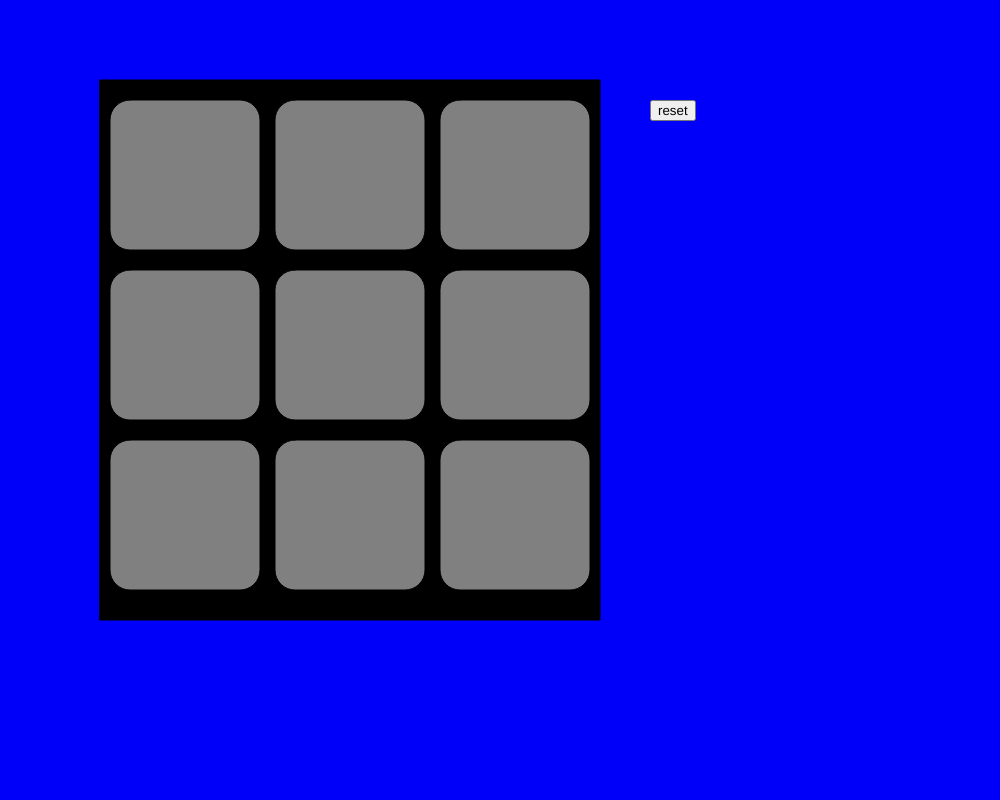
Frame 1 (no input)
Frame 60 (no input): identical to frame 1, image omitted
Frame 120 (the mouse pressed at the canvas centre since frame 60): identical to frame 1, image omitted

The p5.js sketch that drew this single still picture (run headless with seeded random() and noise() and a simulated clock; from frame 60 on, the mouse is pressed at the canvas centre):

// p5.js sketch
// ── sketch.js
let winner=0;
let block1 = 0
let block2 = 0
let block3 = 0
let block4 = 0
let block5 = 0
let block6 = 0
let block7 = 0
let block8 = 0
let block9 = 0
let resetButton;
let player = 1;
let winnerText="";
let drawText="";
let gameOver=false
function setup() {
  createCanvas(1000, 800);
resetButton= createButton ("reset")
resetButton.position(650,100);
resetButton.mousePressed(resetGame);


}
function draw() {
 if (player==1){
  background(0,0,250)
 }
 if(player ==2){
  background(250,0,0)
 }
  
  fill("black")
  rect(100, 80, 500, 540)
  fill("grey")

  //teken alle vakjes
 

  square(110, 100, 150, 20, 20, 20, 20)
  square(275, 100, 150, 20, 20, 20, 20)
  square(440, 100, 150, 20, 20, 20, 20)
  square(110, 270, 150, 20, 20, 20, 20)
  square(275, 270, 150, 20, 20, 20, 20)
  square(440, 270, 150, 20, 20, 20, 20)
  square(110, 440, 150, 20, 20, 20, 20)
  square(275, 440, 150, 20, 20, 20, 20)
  square(440, 440, 150, 20, 20, 20, 20)
 
  //als block1 == 1
  //teken op deze een X

  //als block1 gelijk is aan 2
  //Teken een O op  die plek


  //als block2 == 1
  //teken op deze een X

  //als block2 gelijk is aan 2
  //Teken een O op  die plek
  if (block1 == 1) {
    fill("blue")
    square(110, 100, 150, 20, 20, 20, 20)
  }
  if (block1 == 2) {
    fill("red")
    square(110, 100, 150, 20, 20, 20, 20)
  }
  if (block2 == 1) {
    fill("blue")
    square(275, 100, 150, 20, 20, 20, 20)
  }
  if (block2 == 2) {
    fill("red")
    square(275, 100, 150, 20, 20, 20, 20)
  }
  if (block3 == 1) {
    fill("blue")
    square(440, 100, 150, 20, 20, 20, 20)
  }
  if (block3 == 2) {
    fill("red")
    square(440, 100, 150, 20, 20, 20, 20)
  }
  if (block4 == 1) {
    fill("blue")
    square(110, 270, 150, 20, 20, 20, 20)
  }
  if (block4 == 2) {
    fill("red")
    square(110, 270, 150, 20, 20, 20, 20)
  }
  if (block5 == 1) {
    fill("blue")
    square(275, 270, 150, 20, 20, 20, 20)

  }
  if (block5 == 2) {
    fill("red")
    square(275, 270, 150, 20, 20, 20, 20)

  }
  if (block6 == 1) {
    fill("blue")
    square(440, 270, 150, 20, 20, 20, 20)
  }
  if (block6 == 2) {
    fill("red")
    square(440, 270, 150, 20, 20, 20, 20)
  }
  if (block7 == 1) {
    fill("blue")
    square(110, 440, 150, 20, 20, 20, 20)

  }
  if (block7 == 2) {
    fill("red")
    square(110, 440, 150, 20, 20, 20, 20)

  }
  if (block8 == 1) {
    fill("blue")
    square(275, 440, 150, 20, 20, 20, 20)
  }
  if (block8 == 2) {
    fill("red")
    square(275, 440, 150, 20, 20, 20, 20)
  }
  if (block9 == 1) {
    fill("blue")
    square(440, 440, 150, 20, 20, 20, 20)
  }
  if (block9 == 2) {
    fill("red")
    square(440, 440, 150, 20, 20, 20, 20)
  }
fill("white");
textSize(70);

if (winnerText != "") {
  text(winnerText, 200, 200);
} else if (drawText != "") {
  text(drawText, 200, 200);
}


 


}
function mouseClicked() {
  if (winner==0){

  
  let vakjeClicked = false;
  if (mouseY > 100 && mouseY < 250) {
    if (mouseX > 110 && mouseX < 260) {
      console.log("vakje 1")
      if (block1 == 0) {
        block1 = player;
        vakjeClicked = true;
      }
    }
  }

  if (mouseY > 100 && mouseY < 250) {

    if (mouseX > 275 && mouseX < 425) {
      console.log("vakje 2")
      if (block2 == 0) {
        block2 = player;
        vakjeClicked = true;
      }
    }
  }


  if (mouseY > 100 && mouseY < 250) {

    if (mouseX > 440 && mouseX < 590) {
      console.log("vakje 3")
      if (block3 == 0) {
        block3 = player;
        vakjeClicked = true;
      }
    }
  }
  if (mouseY > 270 && mouseY < 420) {
    if (mouseX > 110 && mouseX < 260){
      console.log("vakje 4")
    if (block4 == 0) {
      block4 = player;
      vakjeClicked = true;
    }
  }
}
  if (mouseY > 270 && mouseY < 420) {
    if (mouseX > 275 && mouseX < 425){
      console.log("vakje 5")
    if (block5 == 0) {
      block5 = player;
      vakjeClicked = true;
    }
    }
  }
  if (mouseY > 270 && mouseY < 420) {
    if (mouseX > 440 && mouseX < 590){
      console.log("vakje 6")
    if (block6 == 0) {
      block6 = player;
      vakjeClicked = true;
   } 
  }
  }
  if (mouseY > 440 && mouseY < 590) {
    if (mouseX > 110 && mouseX < 260){
      console.log("vakje 7")
    if (block7 == 0) {
      block7 = player;
      vakjeClicked = true;
   }
   }
  }
  if (mouseY > 440 && mouseY < 590) {
    if (mouseX > 275 && mouseX < 425){
      console.log("vakje 8")
    if (block8 == 0) {
      block8 = player;
      vakjeClicked = true;
    }
  }
}
  if (mouseY > 440 && mouseY < 590) {
    if (mouseX > 440 && mouseX < 590){
      console.log("vakje 9")
    if (block9 == 0) {
      block9 = player;
      vakjeClicked = true;
   }
   }
  }
  if (vakjeClicked) {
    if (player == 1) {
      player = 2
    }
    else {
      player = 1;
      
    }
   }

   Checkwinner();
  }
}
function Checkwinner() {
// --- проверка ничьи: только если победителя нет 
if (
  block1 != 0 && block2 != 0 && block3 != 0 &&
  block4 != 0 && block5 != 0 && block6 != 0 &&
  block7 != 0 && block8 != 0 && block9 != 0
) {
  drawText = "Draw";
} else {
  drawText = ""; 
}











if (block1 == block2 && block2 == block3 && block1 !=0){
  winner = block1;
  if (winner==1){
    winnerText="Blue Won"
  }else{
    winnerText="Red won"
  }
}
  if (block4 == block5&& block5==block6&& block4!=0){
    winner=block4;
    if (winner==1){
    winnerText="Blue Won"
  }else{
    winnerText="Red won"
  }
  }
  if (block7== block8&&block8 ==block9&&block7!=0){
    winner=block7;
    if (winner==1){
    winnerText="Blue Won"
  }else{
    winnerText="Red won"
  }
  }
  if (block1 == block4 && block4 == block7&& block1!=0){
    winner=block1;
    if (winner==1){
    winnerText="Blue Won"
  }else{
    winnerText="Red won"
  }
  }
  if (block2 == block5 && block5 == block8&& block2!=0){
    winner=block2;
    if (winner==1){
    winnerText="Blue Won"
  }else{
    winnerText="Red won"
  }
  }
  if (block3 == block6&& block6==block9 && block3!=0){
    winner=block3;
    if (winner==1){
    winnerText="Blue Won"
  }else{
    winnerText="Red won"
  }
  }
  if (block1 == block5&& block5== block9&&block1!=0){
    winner=block1;
    if (winner==1){
    winnerText="Blue Won"
  }else{
    winnerText="Red won"
  }
  }
  if (block3 == block5 && block5 == block7 && block3 != 0) {
    winner = block3;
    if (winner==1){
    winnerText="Blue Won"
  }else{
    winnerText="Red won"
  }
  }
  if (winner != 0) {
  console.log("Player " + winner + " wins!");
}









}

function resetGame(){
block1=0
block2=0
block3=0
block4=0
block5=0
block6=0
block7=0
block8=0
block9=0
winnerText="";
player = 1;
winner=0

}
